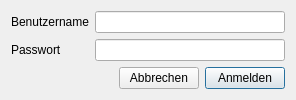
<?xml version="1.0" encoding="UTF-8"?>
<ui version="4.0">
 <class>LoginWidget</class>
 <widget class="QWidget" name="LoginWidget">
  <property name="geometry">
   <rect>
    <x>0</x>
    <y>0</y>
    <width>296</width>
    <height>97</height>
   </rect>
  </property>
  <property name="windowTitle">
   <string>Anmeldung</string>
  </property>
  <property name="windowIcon">
   <iconset resource="rsc.qrc">
    <normaloff>:/icon/key</normaloff>:/icon/key</iconset>
  </property>
  <layout class="QVBoxLayout" name="verticalLayout">
   <item>
    <layout class="QGridLayout" name="gridLayout">
     <item row="0" column="0">
      <widget class="QLabel" name="userNameLabel">
       <property name="text">
        <string>Benutzername</string>
       </property>
      </widget>
     </item>
     <item row="0" column="1">
      <widget class="QLineEdit" name="username"/>
     </item>
     <item row="1" column="0">
      <widget class="QLabel" name="pwdLabel">
       <property name="text">
        <string>Passwort</string>
       </property>
      </widget>
     </item>
     <item row="1" column="1">
      <widget class="QLineEdit" name="password">
       <property name="text">
        <string/>
       </property>
       <property name="echoMode">
        <enum>QLineEdit::Password</enum>
       </property>
      </widget>
     </item>
    </layout>
   </item>
   <item>
    <layout class="QHBoxLayout" name="horizontalLayout">
     <item>
      <spacer name="horizontalSpacer">
       <property name="orientation">
        <enum>Qt::Horizontal</enum>
       </property>
       <property name="sizeHint" stdset="0">
        <size>
         <width>40</width>
         <height>20</height>
        </size>
       </property>
      </spacer>
     </item>
     <item>
      <widget class="QPushButton" name="abort">
       <property name="text">
        <string>Abbrechen</string>
       </property>
      </widget>
     </item>
     <item>
      <widget class="QPushButton" name="login">
       <property name="text">
        <string>Anmelden</string>
       </property>
       <property name="autoDefault">
        <bool>true</bool>
       </property>
       <property name="default">
        <bool>true</bool>
       </property>
      </widget>
     </item>
    </layout>
   </item>
  </layout>
 </widget>
 <resources>
  <include location="rsc.qrc"/>
 </resources>
 <connections/>
</ui>
